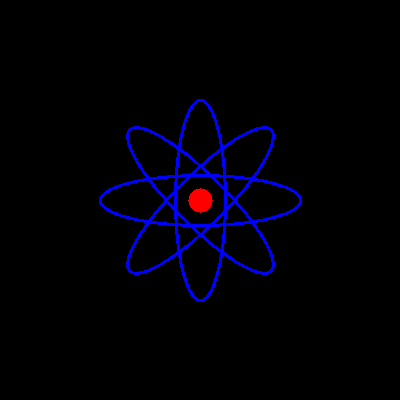
//> input picture 02_imgproc/01_drawing/atom_image_1004.jpg, 400 x 400 px
$ ./Sobel_Demo ../01_drawing/atom_image_1004.jpg   (built with g++ and OpenCV 4)
//> lines starting //> are read from the running program, lines starting //| are printed output that depends on the picture
/**
 * @file Sobel_Demo.cpp
 * @brief Sample code uses Sobel or Scharr OpenCV functions for edge detection
 * @author OpenCV team
 */

#include "opencv2/imgproc.hpp"
#include "opencv2/imgcodecs.hpp"
#include "opencv2/highgui.hpp"

#include <iostream>

using namespace cv;
using namespace std;

/**
 * @function main
 */
int main( int argc, char** argv )
{
  cv::CommandLineParser parser(argc, argv,
                               "{@input   |lena.jpg|input image}"
                               "{ksize   k|1|ksize (hit 'K' to increase its value at run time)}"
                               "{scale   s|1|scale (hit 'S' to increase its value at run time)}"
                               "{delta   d|0|delta (hit 'D' to increase its value at run time)}"
                               "{help    h|false|show help message}");

  cout << "The sample uses Sobel or Scharr OpenCV functions for edge detection\n\n";
  parser.printMessage();
  cout << "\nPress 'ESC' to exit program.\n"
          "Press 'R' to reset values ( ksize will be -1 equal to Scharr function )\n";

  //![variables]
  // First we declare the variables we are going to use
  Mat image,src, src_gray;
  Mat grad;
  const String window_name = "Sobel Demo - Simple Edge Detector";
  int ksize = parser.get<int>("ksize");
  int scale = parser.get<int>("scale");
  int delta = parser.get<int>("delta");
  int ddepth = CV_16S;

  if (!parser.check()) {
    parser.printErrors();
    return EXIT_FAILURE;
  } else cout << "Parsing complete!\n";
  //![variables]

  //![load]
  String imageName = parser.get<String>("@input");
  // As usual we load our source image (src)
  image = imread( samples::findFile( imageName ), IMREAD_COLOR ); // Load an image
//> image is the input picture: 400 rows x 400 cols, CV_8UC3; mean B, G, R 7.7, 0, 0.7

  // Check if image is loaded fine
  if( image.empty() )
  {
    printf("Error opening image: %s\n", imageName.c_str());
    return EXIT_FAILURE;
  }
  //![load]

  for (;;)
  {
    //![reduce_noise]
    // Remove noise by blurring with a Gaussian filter ( kernel size = 3 )
    GaussianBlur(image, src, Size(3, 3), 0, 0, BORDER_DEFAULT);
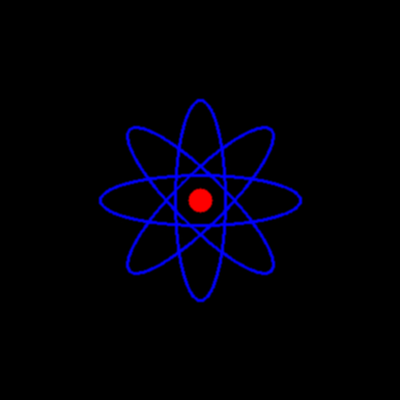
//> src: 400 rows x 400 cols, CV_8UC3; mean B, G, R 7.7, 0, 0.7
    //![reduce_noise]

    //![convert_to_gray]
    // Convert the image to grayscale
    cvtColor(src, src_gray, COLOR_BGR2GRAY);
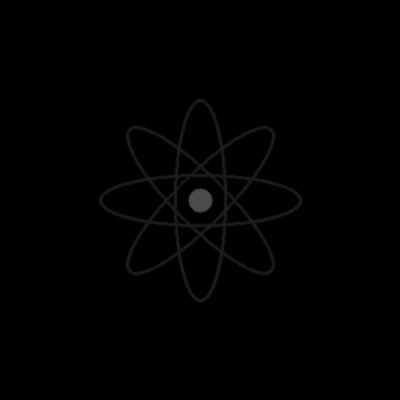
//> src_gray: 400 rows x 400 cols, CV_8UC1; min 0, max 76, mean 1.1
    //![convert_to_gray]

    //![sobel]
    /// Generate grad_x and grad_y
    Mat grad_x, grad_y;
    Mat abs_grad_x, abs_grad_y;

    /// Gradient X
    Sobel(src_gray, grad_x, ddepth, 1, 0, ksize, scale, delta, BORDER_DEFAULT);
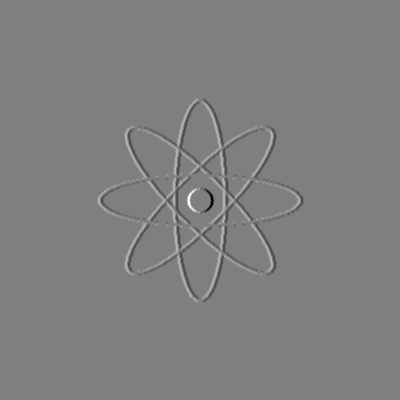
//> grad_x: 400 rows x 400 cols, CV_16SC1; min -57, max 57, mean 0; drawn with min black and max white

    /// Gradient Y
    Sobel(src_gray, grad_y, ddepth, 0, 1, ksize, scale, delta, BORDER_DEFAULT);
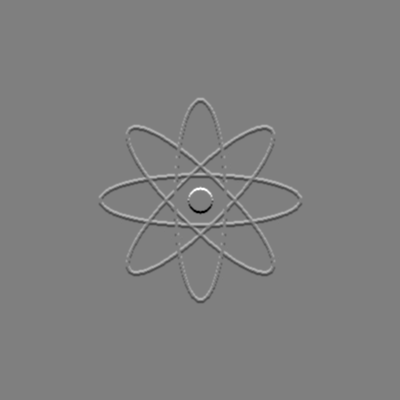
//> grad_y: 400 rows x 400 cols, CV_16SC1; min -57, max 57, mean 0; drawn with min black and max white
    //![sobel]

    //![convert]
    // converting back to CV_8U
    convertScaleAbs(grad_x, abs_grad_x);
    convertScaleAbs(grad_y, abs_grad_y);
    //![convert]

    //![blend]
    /// Total Gradient (approximate)
    addWeighted(abs_grad_x, 0.5, abs_grad_y, 0.5, 0, grad);
    //![blend]

    //![display]
    imshow(window_name, grad);
    char key = (char)waitKey(0);
//> the Esc key is pressed
    //![display]

    if(key == 27)
    {
      return EXIT_SUCCESS;
//> (the program exits here)
